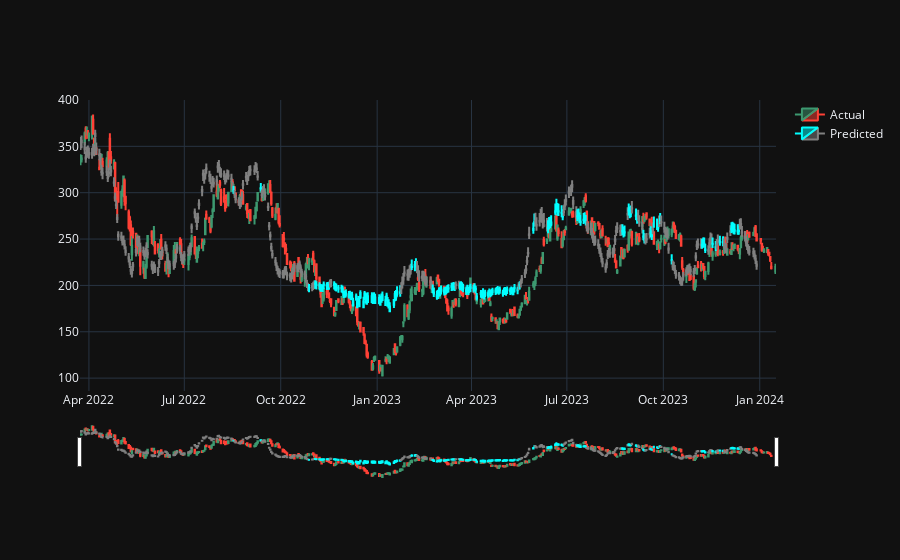

Write notebook code for a chart like this one.
### Markdown cell above
Plot the predicted stock price.

### Code cell
def predict(model: StockPriceLSTM, test_loader: DataLoader) -> list[torch.Tensor]:
    model.eval()
    predictions: list[torch.Tensor] = []

    with torch.no_grad():
        for x, y in test_loader:
            x = x.to(platform)
            y_pred = model(x.float())
            predictions.append(y_pred)

    return predictions


predictions = predict(model, test_loader)
predictions = torch.cat(predictions).cpu().numpy()

# denormalize the data
for i in range(len(predictions)):
    predictions[i] = predictions[i] * test_std.values + test_mean.values

# denormalize test data
test_df = test_df * test_std + test_mean

fig = go.Figure(data=[go.Candlestick(x=test_df.index,
                                     open=test_df['Open'],
                                     high=test_df['High'],
                                     low=test_df['Low'],
                                     close=test_df['Close'],
                                     name='Actual'
                                     )])

fig.add_trace(go.Candlestick(x=test_df.index,
                             open=predictions[:, 0],
                             high=predictions[:, 1],
                             low=predictions[:, 2],
                             close=predictions[:, 3],
                             name='Predicted',
                             increasing_line_color='cyan',
                             decreasing_line_color='gray'
                             ))

fig.show()

### Figure 1 — Plotly figure (JSON) as saved in the notebook; plotly's stock layout.template omitted (floating-point values rounded to 4 significant figures; data arrays with more than 128 entries replaced by an {"elided": "..."} marker saying what was removed)
{"data": [{"close": {"elided": "455 float values"}, "high": {"elided": "455 float values"}, "low": {"elided": "455 float values"}, "name": "Actual", "open": {"elided": "455 float values"}, "x": {"elided": "455 str values"}, "type": "candlestick"}, {"close": {"elided": "445 float values"}, "decreasing": {"line": {"color": "gray"}}, "high": {"elided": "445 float values"}, "increasing": {"line": {"color": "cyan"}}, "low": {"elided": "445 float values"}, "name": "Predicted", "open": {"elided": "445 float values"}, "x": {"elided": "455 str values"}, "type": "candlestick"}], "layout": {}}
